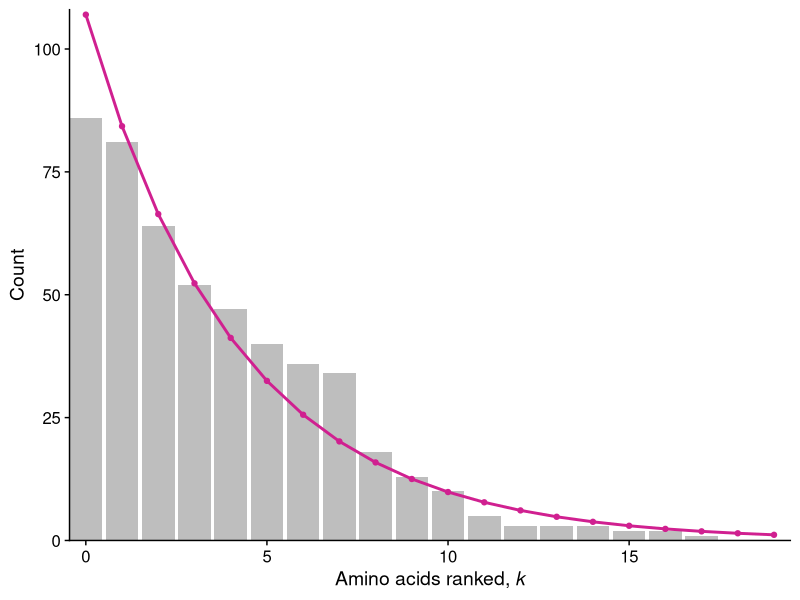
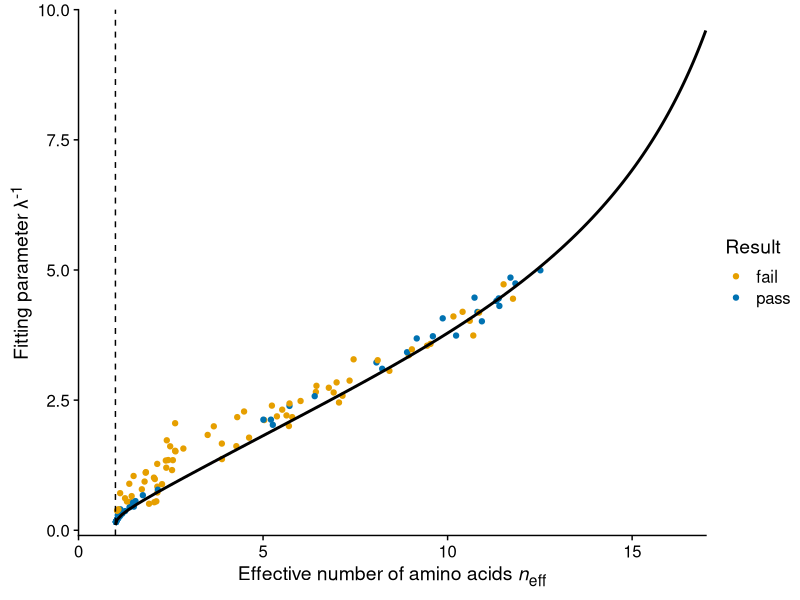

Write the R code that produced these figures, in order.
## ---- chunk 1
knitr::opts_chunk$set(echo = TRUE)
## ---- chunk 2
# fit linear model to normalized, log-transformed data
# set intercept to 0, only fitting 1 parameter (slope)

# load packages
library(tidyverse)
library(stringr)
library(cowplot)
library(broom)
library(ggtext)
theme_set(theme_cowplot())
## ---- chunk 3
# read in data
alignment <-read_csv("data/simulated/results_1B4T_A_evolved_split.csv", 
                     col_types = cols(.default = "c")) 

# tidy data used for null
alignment %>% 
  mutate(sequence = as.numeric(1:nrow(alignment)) ) %>% 
  gather(key = "site", value = "aa", 1:153) -> tidy_align  

tidy_align$site = as.numeric(tidy_align$site) 
## ---- chunk 4
# determine the number of each AA at each site
tidy_align %>% 
  group_by(site, aa) %>% 
  summarize(count = n()) -> site_aa_count

empty_counts <- tibble(
  aa = c('A', 'C', 'D', 'E', 'F', 'G', 'H', 'I','K', 'L', 
         'M', 'N', 'P', 'Q', 'R', 'S', 'T', 'V', 'W', 'Y'),
  count = rep(0, 20)
)

# 1. First write a function that can take a data frame with amino acids at one site, and return a data frame with counts, including zeros.
count_by_site <- function(site_df) {
  site_df %>% 
    group_by(aa) %>% 
    summarize(count = n()) -> counts
  full_join(counts, anti_join(empty_counts, counts, by = 'aa'))
}

# 2. Then call that function for all sites and combine the resulting data frames.
tidy_align %>% 
  nest(data = -site) %>%
  mutate(counts = map(data, count_by_site)) %>%
  dplyr::select(-data) %>%   
  unnest(cols = c(counts)) -> all_count


## ---- chunk 5
# USING ONLY OBSERVED AA
# order aa by relative frequency
all_count %>%
  arrange(all_count$site, desc(count)) -> ordered_count

# make the categorical variable (aa) numerical (k) by numbering aa's 1-20 in order of freq
ordered_count %>%
  group_by(site) %>%
  mutate(k = as.numeric(0:19)) -> ordered_count
  #mutate(k = as.numeric(1:20)) -> ordered_count

# remove aa with zero values
ordered_count %>%
  filter(count > 0) -> observed_aa

# count relative to most frequent - rescale to 1 for highly conserved sites
observed_aa %>%
  group_by(site) %>%
  mutate(rel_count = count/max(count)) -> observed_aa

# log-transformed data
observed_aa %>%
  mutate(ln_count = log(rel_count)) -> observed_aa 

# fit to a linear function, using map and BROOM 
# SET INTERCEPT TO 0
observed_aa %>% 
  nest(data = -site) %>%
  mutate(fit = map(data, ~ lm(ln_count ~ 0 + k, data = .)),
         #intercept = map_dbl(fit, ~ (.)$coefficients[1]),
         slope = map_dbl(fit, ~ (.)$coefficients[1])) %>% 
  select(-data, -fit) -> observed_fits

# data frame with slope from linear fit to log transformed data - slope = gamma, intercept = 0
#head(observed_fits)

# visualize the distribution (at a given site) with linear fits
# NOTE: sites that are highly conserved for a single aa still look exponential in log scale (see sites 3 and 9 as example) 3, 6, 33
ordered_count %>%
  group_by(site) %>%
  mutate(rel_count = count/max(count)) -> ordered_count
ordered_count %>%
  mutate(ln_count = log(rel_count)) -> ordered_count

ordered_count %>% 
  left_join(observed_fits, by = "site") %>%
  mutate(est_dist = slope*exp(k*slope)) -> ordered_count

# rescale to compare w raw count
ordered_count %>%
  group_by(site) %>%
  mutate(est_rel = est_dist/sum(est_dist)) %>%
  mutate(est_count = sum(count)*est_rel) -> ordered_count
## ---- chunk 6
# use raw count
ordered_count %>% nest(data = -site) %>%
  ungroup() %>%
  mutate(chisq = map(data, ~ sum(((.$count - .$est_count)^2)/.$est_count)),
         p_value = map_dbl(chisq, ~ pchisq(., 18, lower.tail=FALSE))) %>% 
  select(-data) %>%
  mutate(p.adjusted = p.adjust(p_value, method= "fdr")) -> chisq_results

chisq_results %>%
  mutate(result = "pass") -> chisq_results

# REMOVE conserved sites with a single aa
chisq_results %>% 
  filter(p_value != "NaN") -> chisq_results

chisq_results$result[chisq_results$p_value < 0.05] <- "fail"

chisq_results %>% filter(result == "fail") %>% nrow()/nrow(chisq_results)
chisq_results$chisq <- as.numeric(chisq_results$chisq)

#test manually for a few sites
#df1 <- filter(ordered_count, site == 1)
#chisq1 <- sum((df1$count - df1$est_count)^2/df1$est_count)
#pchisq(chisq1, 18, lower.tail = FALSE)

## ---- chunk 7
ordered_count %>%
  filter(site == 35) %>%
  ggplot(aes(x = k)) +
  geom_bar(aes(y = count), fill = "grey", stat='identity') +
  geom_point(aes(y = est_count, color = "violetred")) +
  geom_line(aes(y = est_count, color = "violetred"), size = 1) +
  scale_color_manual(
    name = "distribution",
    values = c("grey" = "grey", "violetred" = "violetred"),
    labels = c("actual", "estimated")
  )  +
  scale_x_continuous(
    breaks = c(0, 5, 10, 15), 
    expand = c(0, 0)
  ) +
  scale_y_continuous(
    breaks = c(0, 25, 50, 75, 100), 
    expand = c(0, 0),
    limits = c(0, 108)
  ) +
  labs(x = "Amino acids ranked, *k*", y = "Count") +
  theme(
    legend.position = "none",
    axis.title.x = element_markdown()
  ) -> fig1

fig1
save_plot("figure1.pdf", fig1, ncol = 1, nrow = 1, base_height = 3.71,
          base_asp = 1.618, base_width = NULL)

## ---- chunk 8
# site_aa_count is actual dist. DOES NOT CONTAIN AA AT ZERO

# eff aa for actual distribution
observed_aa %>%
  group_by(site) %>%
  mutate(frequency = (count)/sum(count)) -> site_aa_freq

site_aa_freq %>% 
  mutate(flnf = frequency*log(frequency)) %>%
  group_by(site) %>% 
  summarize(entropy = -sum(flnf),
            eff_aa = exp(entropy),
            n = length(unique(aa))) -> eff_aa_all

# eff aa for estimated distribution
ordered_count %>% 
  group_by(site) %>%
  mutate(freq = (est_count)/sum(est_count)) -> site_aa_freq_2
site_aa_freq_2 %>% 
  mutate(flnf = freq*log(freq)) %>%
  group_by(site) %>%
  summarize(entr = -sum(flnf),
            eff_aa_est = exp(entr)) -> eff_aa_all_est

left_join(eff_aa_all, eff_aa_all_est) -> compare_eff_aa

## ---- chunk 9
observed_fits %>%
  left_join(eff_aa_all) %>% 
  select(site, slope, eff_aa)-> gam_v_effaa

gam_v_effaa %>%
  left_join(chisq_results) %>% 
  select(site, slope, eff_aa, result) -> gam_v_effaa

neff2 <- function(lambda_inv) {
  lambda <- 1/lambda_inv
  pi <- lambda*exp(-lambda*(0:19))
  #pi <- lambda*exp(-lambda*(1:20))
  C <- sum(pi)
  pi <- pi/C
  exp(-sum(pi*log(pi)))
}

df_theory2 <- data.frame(lambda_inv = (0:-100)/10, 
                         ne = vapply((0:-100)/10, neff2, numeric(1)))
## ---- chunk 10
gam_v_effaa %>% 
  group_by(result) %>% 
  count()

gam_v_effaa %>% 
  filter(!is.na(result)) -> gam_v_effaa

ggplot(gam_v_effaa, 
       aes(x = eff_aa, y = -1/slope)) + 
  geom_point(aes(color = result)) +
  geom_line(
    data = df_theory2, 
    aes(ne, -1*lambda_inv), 
    inherit.aes = FALSE, 
    size = 1
  ) +
  geom_vline(
    xintercept = 1, 
    linetype = 2
  ) +
  labs(
    x = "Effective number of amino acids *n*<sub>eff</sub>", 
    y = "Fitting parameter &lambda;<sup>-1</sup>",
    color = "Result"
  ) +
  theme(
    #legend.position = "none",
    axis.title.x = element_markdown(),
    axis.title.y = element_markdown()
  ) +
  scale_x_continuous(
    breaks = c(0,5,10,15),
    limits = c(0,17),
    expand = c(0,0)
  ) +
  scale_y_continuous(
    limits = c(-0.1,10),
    expand = c(0,0)
  ) +
  scale_color_manual(
    values = c("#E69F00", "#0072B2")
  ) +
  coord_cartesian(clip = "off") -> fig2

fig2
save_plot("figure2.png", fig2, ncol = 1, nrow = 1, base_height = 3.71,
          base_asp = 1.618, base_width = NULL)
